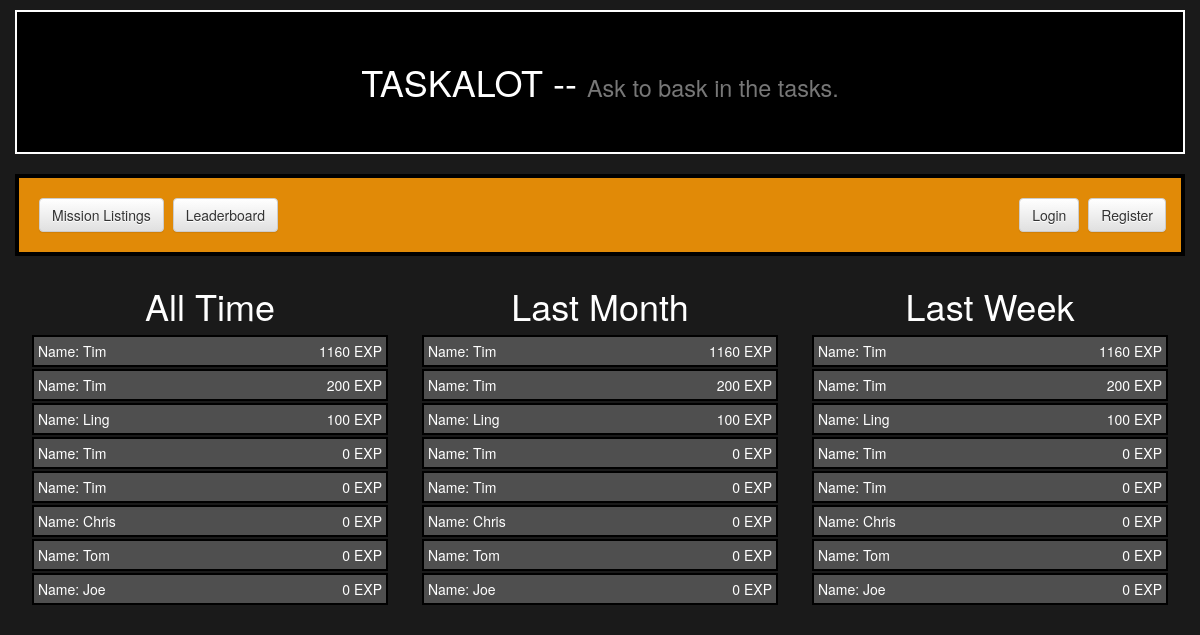
The page /missions/leaderboard/ on the database as committed earlier.
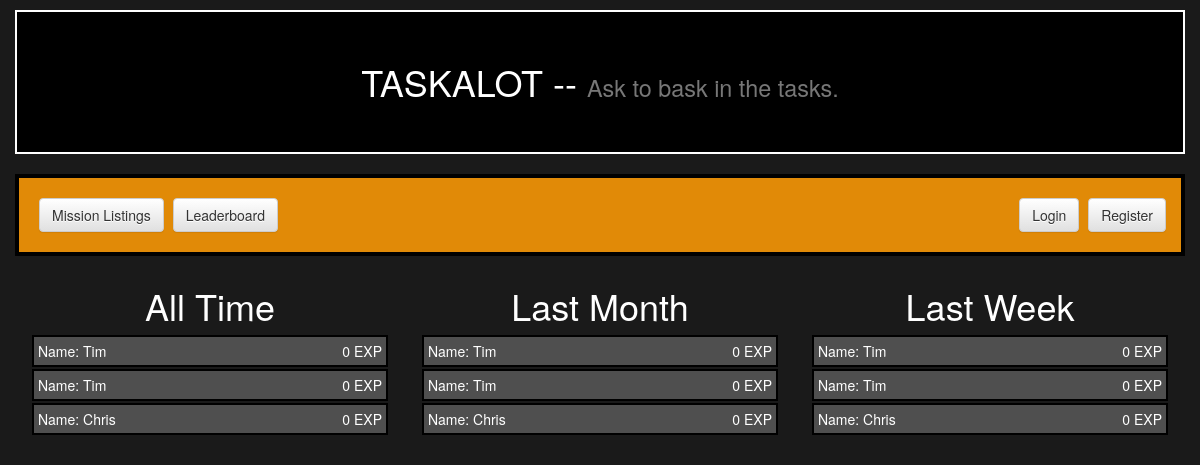
The same page on the database as committed later.
### missions/models.py (models this page shows, shortened)
class UserProfile(models.Model):
    user = models.OneToOneField(User)
    totalexp = models.IntegerField(default=0)
    supervisor = models.BooleanField(default=False)

### missions/views.py (the view)
def leaderboard(request):
    users = UserProfile.objects.order_by('-totalexp')
    return render(request, 'missions/leaderboard.html' ,{"users":users})

### missions/templates/missions/leaderboard.html
{% extends 'missions/base.html' %}
{% load staticfiles %}
{% block head_block %}
<link rel="stylesheet" href="{% static 'css/mission.css' %}">
{% endblock %}
{% block body_block %}
<div class="container">
  <div class="row">
    <div class="col-md-4">
      <h1> All Time </h1>
        {% for user in users %}
          <div id="scorebox">
            Name: {{ user.user.first_name }}
            <div class="btn-right">{{ user.totalexp }} EXP</div>
          </div>
        {% endfor %}
    </div>
    <div class="col-md-4">
      <h1> Last Month </h1>
      {% for user in users %}
        <div id="scorebox">
          Name: {{ user.user.first_name }}
          <div class="btn-right">{{ user.totalexp }} EXP</div>
        </div>
      {% endfor %}
    </div>
    <div class="col-md-4">
      <h1> Last Week </h1>
      {% for user in users %}
        <div id="scorebox">
          Name: {{ user.user.first_name }}
          <div class="btn-right">{{ user.totalexp }} EXP</div>
        </div>
      {% endfor %}
    </div>
  </div>
</div>
{% endblock %}

### missions/templates/missions/base.html (shortened to what this page needs)
<!DOCTYPE html>
{% load staticfiles %}
<html>
  <head lang="en">
    <link rel="stylesheet" href="//maxcdn.bootstrapcdn.com/bootstrap/3.2.0/css/bootstrap.min.css">
    <link rel="stylesheet" href="//maxcdn.bootstrapcdn.com/bootstrap/3.2.0/css/bootstrap-theme.min.css">
    {% block head_block %}{% endblock %}
  </head>
  <body>
{% block header_block %}
    <div class="container">
      <div class="row">
        <div class="col-md-12" id="header">
          <h1> TASKALOT -- <small>Ask to bask in the tasks.</small></h1><br>
        </div>
      </div>
    </div>
    {% if not user.is_authenticated %}
      <div class="container">
        <div class="row btn-bar">
          <div class="col-md-6">
            <a class="btn btn-default" href="{% url 'missions:list_missions' %}">Mission Listings</a>
            <a class="btn btn-default" href="{% url 'missions:leaderboard' %}">Leaderboard</a>
          </div>
          <div class="col-md-6">
            <div class="btn-right">
              <a class="btn btn-default" href="{% url 'auth_login' %}" role="button">Login</a>
              <a class="btn btn-default" href="{% url 'register_user' %}" role="button">Register</a><br><br>
            </div>
          </div>
        </div>
      </div>
    {% endif %}
{% endblock %}
    {% block body_block %} This is the body_block's default content. {% endblock %}
  </body>
</html>

### missions/static/css/mission.css (style rules this page uses)
a { color: #E18A07; }
h1 { color: white; text-align:center; }
body { color:white; background-color: #1A1A1A; }
#header { border-width:2px; border-style:solid; border-color: white; margin-top:10px; margin-bottom:20px; padding-top:30px; padding-bottom:20px; background-color: #000000; }
.btn-bar { border-style:solid; border-color:black; border-width:4px; padding-top:20px; margin-bottom:10px; background: #E18A07; }
.btn { margin-left:5px; }
.btn-right { float:right; }
#scorebox { background-color: #4F4F4F; margin:2px; padding:4px; border-width:2px; border-style:solid; border-color:black; }

Rows that differ between the two databases and show on the page:
removed UserProfile: user.first_name "Tim", totalexp "1160"
removed UserProfile: user.first_name "Tim", totalexp "200"
removed UserProfile: user.first_name "Ling", totalexp "100"
removed UserProfile: user.first_name "Tom", totalexp "0"
removed UserProfile: user.first_name "Joe", totalexp "0"
